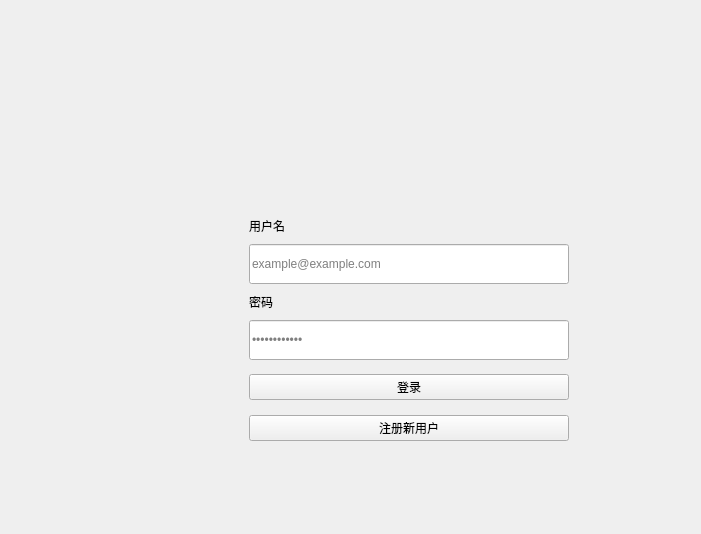
<?xml version="1.0" encoding="UTF-8"?>
<ui version="4.0">
 <class>LoginWidget</class>
 <widget class="QWidget" name="LoginWidget">
  <property name="geometry">
   <rect>
    <x>0</x>
    <y>0</y>
    <width>701</width>
    <height>534</height>
   </rect>
  </property>
  <property name="minimumSize">
   <size>
    <width>400</width>
    <height>500</height>
   </size>
  </property>
  <property name="windowTitle">
   <string>Form</string>
  </property>
  <property name="styleSheet">
   <string notr="true"/>
  </property>
  <layout class="QHBoxLayout" name="horizontalLayout">
   <property name="spacing">
    <number>0</number>
   </property>
   <property name="leftMargin">
    <number>0</number>
   </property>
   <property name="topMargin">
    <number>0</number>
   </property>
   <property name="rightMargin">
    <number>0</number>
   </property>
   <property name="bottomMargin">
    <number>0</number>
   </property>
   <item>
    <widget class="QLabel" name="label">
     <property name="sizePolicy">
      <sizepolicy hsizetype="Fixed" vsizetype="Fixed">
       <horstretch>0</horstretch>
       <verstretch>0</verstretch>
      </sizepolicy>
     </property>
     <property name="text">
      <string/>
     </property>
     <property name="pixmap">
      <pixmap resource="../picture_set/pic.qrc">:/background.png</pixmap>
     </property>
     <property name="scaledContents">
      <bool>true</bool>
     </property>
    </widget>
   </item>
   <item>
    <widget class="QWidget" name="widget" native="true">
     <property name="sizePolicy">
      <sizepolicy hsizetype="Preferred" vsizetype="Preferred">
       <horstretch>0</horstretch>
       <verstretch>0</verstretch>
      </sizepolicy>
     </property>
     <property name="minimumSize">
      <size>
       <width>360</width>
       <height>0</height>
      </size>
     </property>
     <property name="maximumSize">
      <size>
       <width>360</width>
       <height>16777215</height>
      </size>
     </property>
     <property name="styleSheet">
      <string notr="true">QLabel{
	font: 13px 'Microsoft YaHei'
}</string>
     </property>
     <layout class="QVBoxLayout" name="verticalLayout_2">
      <property name="spacing">
       <number>9</number>
      </property>
      <property name="leftMargin">
       <number>20</number>
      </property>
      <property name="topMargin">
       <number>20</number>
      </property>
      <property name="rightMargin">
       <number>20</number>
      </property>
      <property name="bottomMargin">
       <number>20</number>
      </property>
      <item>
       <spacer name="verticalSpacer">
        <property name="orientation">
         <enum>Qt::Vertical</enum>
        </property>
        <property name="sizeHint" stdset="0">
         <size>
          <width>20</width>
          <height>40</height>
         </size>
        </property>
       </spacer>
      </item>
      <item alignment="Qt::AlignHCenter">
       <widget class="QLabel" name="ImageLable">
        <property name="enabled">
         <bool>true</bool>
        </property>
        <property name="sizePolicy">
         <sizepolicy hsizetype="Preferred" vsizetype="Expanding">
          <horstretch>0</horstretch>
          <verstretch>0</verstretch>
         </sizepolicy>
        </property>
        <property name="minimumSize">
         <size>
          <width>100</width>
          <height>100</height>
         </size>
        </property>
        <property name="maximumSize">
         <size>
          <width>100</width>
          <height>100</height>
         </size>
        </property>
        <property name="text">
         <string/>
        </property>
        <property name="pixmap">
         <pixmap resource="../picture_set/pic.qrc">:/login.png</pixmap>
        </property>
        <property name="scaledContents">
         <bool>true</bool>
        </property>
        <property name="alignment">
         <set>Qt::AlignLeading|Qt::AlignLeft|Qt::AlignVCenter</set>
        </property>
       </widget>
      </item>
      <item>
       <spacer name="verticalSpacer_3">
        <property name="orientation">
         <enum>Qt::Vertical</enum>
        </property>
        <property name="sizeType">
         <enum>QSizePolicy::Fixed</enum>
        </property>
        <property name="sizeHint" stdset="0">
         <size>
          <width>20</width>
          <height>15</height>
         </size>
        </property>
       </spacer>
      </item>
      <item>
       <widget class="BodyLabel" name="label_5">
        <property name="text">
         <string>用户名</string>
        </property>
        <property name="scaledContents">
         <bool>false</bool>
        </property>
        <property name="pixelFontSize" stdset="0">
         <number>13</number>
        </property>
       </widget>
      </item>
      <item>
       <widget class="LineEdit" name="userName">
        <property name="minimumSize">
         <size>
          <width>0</width>
          <height>40</height>
         </size>
        </property>
        <property name="placeholderText">
         <string>example@example.com</string>
        </property>
        <property name="clearButtonEnabled">
         <bool>true</bool>
        </property>
       </widget>
      </item>
      <item>
       <widget class="BodyLabel" name="label_6">
        <property name="text">
         <string>密码</string>
        </property>
       </widget>
      </item>
      <item>
       <widget class="LineEdit" name="password">
        <property name="minimumSize">
         <size>
          <width>0</width>
          <height>40</height>
         </size>
        </property>
        <property name="echoMode">
         <enum>QLineEdit::Password</enum>
        </property>
        <property name="placeholderText">
         <string>••••••••••••</string>
        </property>
        <property name="clearButtonEnabled">
         <bool>true</bool>
        </property>
       </widget>
      </item>
      <item>
       <spacer name="verticalSpacer_4">
        <property name="orientation">
         <enum>Qt::Vertical</enum>
        </property>
        <property name="sizeType">
         <enum>QSizePolicy::Fixed</enum>
        </property>
        <property name="sizeHint" stdset="0">
         <size>
          <width>20</width>
          <height>5</height>
         </size>
        </property>
       </spacer>
      </item>
      <item>
       <widget class="PrimaryPushButton" name="LoginButton">
        <property name="text">
         <string>登录</string>
        </property>
       </widget>
      </item>
      <item>
       <spacer name="verticalSpacer_6">
        <property name="orientation">
         <enum>Qt::Vertical</enum>
        </property>
        <property name="sizeType">
         <enum>QSizePolicy::Fixed</enum>
        </property>
        <property name="sizeHint" stdset="0">
         <size>
          <width>20</width>
          <height>6</height>
         </size>
        </property>
       </spacer>
      </item>
      <item>
       <widget class="HyperlinkButton" name="RegisterButton">
        <property name="text">
         <string>注册新用户</string>
        </property>
       </widget>
      </item>
      <item>
       <spacer name="verticalSpacer_2">
        <property name="orientation">
         <enum>Qt::Vertical</enum>
        </property>
        <property name="sizeHint" stdset="0">
         <size>
          <width>20</width>
          <height>40</height>
         </size>
        </property>
       </spacer>
      </item>
     </layout>
    </widget>
   </item>
  </layout>
 </widget>
 <customwidgets>
  <customwidget>
   <class>HyperlinkButton</class>
   <extends>QPushButton</extends>
   <header>qfluentwidgets</header>
  </customwidget>
  <customwidget>
   <class>PushButton</class>
   <extends>QPushButton</extends>
   <header>qfluentwidgets</header>
  </customwidget>
  <customwidget>
   <class>PrimaryPushButton</class>
   <extends>PushButton</extends>
   <header>qfluentwidgets</header>
  </customwidget>
  <customwidget>
   <class>BodyLabel</class>
   <extends>QLabel</extends>
   <header>qfluentwidgets</header>
  </customwidget>
  <customwidget>
   <class>LineEdit</class>
   <extends>QLineEdit</extends>
   <header>qfluentwidgets</header>
  </customwidget>
 </customwidgets>
 <resources>
  <include location="../picture_set/pic.qrc"/>
  <include location="../picture_set/pic.qrc"/>
 </resources>
 <connections/>
</ui>
